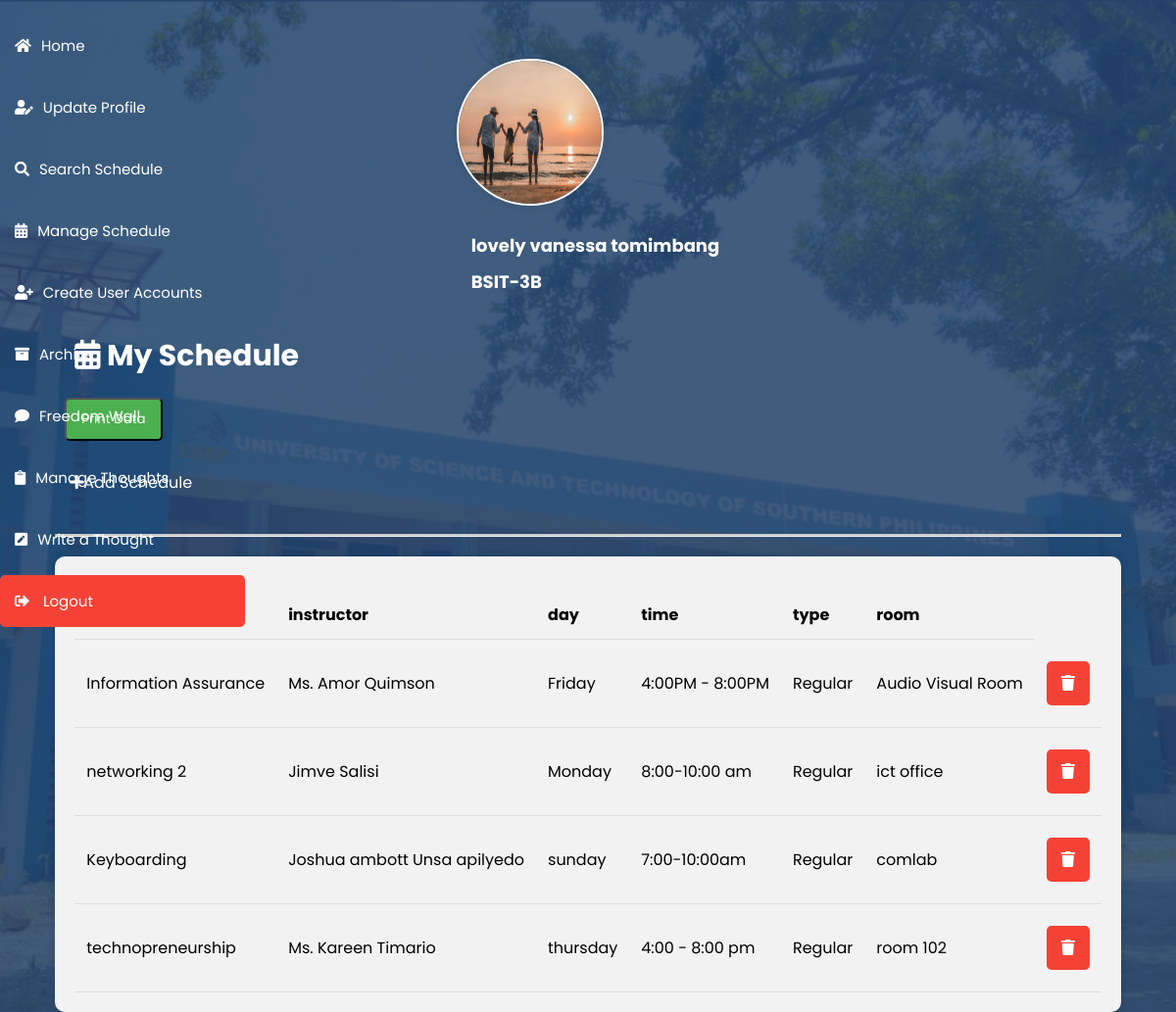
Screenshot of /home.php (signed in) with the database file from the repository.
### tables this page shows
CREATE TABLE `users` (
  `id` int(100) NOT NULL,
  `name` varchar(50) NOT NULL,
  `courseandyear` varchar(100) NOT NULL,
  `email` varchar(50) NOT NULL,
  `password` varchar(255) NOT NULL,
  `image` varchar(100) DEFAULT NULL,
  `role` varchar(20) NOT NULL DEFAULT 'user'
);

CREATE TABLE `user_sched` (
  `num` int(9) NOT NULL,
  `user_id` int(9) NOT NULL,
  `id` int(99) NOT NULL,
  `subject` varchar(99) NOT NULL,
  `instructor` varchar(99) NOT NULL,
  `day` varchar(99) NOT NULL,
  `time` varchar(99) NOT NULL,
  `type` varchar(99) NOT NULL,
  `room` varchar(99) NOT NULL
);

### home.php (the view, shortened to what this page needs)
<?php
include 'config.php';
$user_id = $_SESSION['user_id'];
$dataQuery = "SELECT * FROM user_sched WHERE user_id = '$user_id'";
$dataResult = mysqli_query($conn, $dataQuery);
$userQuery = "SELECT * FROM users WHERE id = '$user_id'";
$userResult = mysqli_query($conn, $userQuery);
$fetch = mysqli_fetch_assoc($userResult);
?>
<!DOCTYPE html>
<html lang="en">
<head>
   <link rel="stylesheet" href="https://cdnjs.cloudflare.com/ajax/libs/font-awesome/5.15.4/css/all.min.css">
<div class="sidebar">
    <a href="home.php" class="btn">
        <i class="fas fa-home"></i>
        <span class="link-name">Home</span>
    </a>
    <a href="update_profile.php" class="btn">
        <i class="fas fa-user-edit"></i>
        <span class="link-name">Update Profile</span>
    </a>
    <a href="searchschedadmin.php" class="btn">
        <i class="fas fa-search"></i>
        <span class="link-name">Search Schedule</span>
    </a>
    <a href="index.php" class="btn">
        <i class="fas fa-calendar-alt"></i>
        <span class="link-name">Manage Schedule</span>
    </a>
    <a href="register.php" class="btn">
        <i class="fas fa-user-plus"></i>
        <span class="link-name">Create User Accounts</span>
    </a>
    <a href="archive.php" class="btn">
        <i class="fas fa-archive"></i>
        <span class="link-name">Archive</span>
    </a>
    <a href="adminwallthots.php" class="btn">
      <i class="fas fa-comment"></i>
      <span class="link-name">Freedom Wall</span>
   </a>
    <a href="managethots.php" class="btn">
        <i class="fas fa-clipboard"></i>
        <span class="link-name">Manage Thoughts</span>
    </a>
    <a href="thots.php?user_id=<?php echo $user_id; ?>" class="btn">
        <i class="fas fa-pen-square"></i>
        <span class="link-name">Write a Thought</span>
    </a>
    <a href="home.php?logout=<?php echo $user_id; ?>" class="delete-btn">
        <i class="fas fa-sign-out-alt"></i>
        <span class="link-name">Logout</span>
    </a>
</div>
<body>
<div class="col-md-12">
<div class="profile-and-schedule">
   <div class="container">
      <div class="profile">
            <?php
               if ($fetch['image'] == '') {
                  echo '<img src="images/default-avatar.png">';
               } else {
                  echo '<img src="uploaded_img/'.$fetch['image'].'">';
               }
            ?>
            <h3><?php echo $fetch['name']; ?></h3>
            <h3><?php echo $fetch['courseandyear']; ?></h3>
         </div>
         <h2><i class="fas fa-calendar-alt"></i> My Schedule</h2>
      <button class="print-button" onclick="printData()">Print Data</button>
      <a href="index.php" class="btn"><i class="fas fa-plus"></i>Add Schedule</a>
<hr style="border-top: 2px solid #ccc; width: 100%; margin-top: 20px;">
      <div class="data-storage">
      <table>
         <thead>
            <tr>
               <?php
               $columnsQuery = mysqli_query($conn, "SHOW COLUMNS FROM user_sched");
               while ($column = mysqli_fetch_assoc($columnsQuery)) {
                  if ($column['Field'] != 'num' && $column['Field'] != 'user_id' && $column['Field'] != 'id') {
                     echo '<th>' . $column['Field'] . '</th>';
                  }
               }
               ?>
            </tr>
         </thead>
         <tbody>
            <?php
            while ($row = mysqli_fetch_assoc($dataResult)) {
               echo '<tr>';
               foreach ($row as $key => $value) {
                  if ($key != 'num' && $key != 'user_id' && $key != 'id') {
                     echo '<td>' . $value . '</td>';
                  }
               }
               echo '<td><a href="deletesched.php?id=' . $row['id'] . '" class="delete-btn"><i class="fas fa-trash"></i></a></td>';
               echo '</tr>';
            }
            ?>
         </tbody>
      </table>
      </div>
   </div>
</div>
</body>
</html>

### home.php (style rules this page uses)
* { margin: 0; padding: 0; box-sizing: border-box; font-family: "Poppins", sans-serif; }
body { display: flex; justify-content: center; align-items: center; min-height: 100vh; background: url(pics/ustp.png) no-repeat; background-size: cover; background-position: center; }
.sidebar { height: none; width: 250px; position: fixed; top: 0; left: 0; padding-top: none; }
.sidebar a { padding: 15px; text-decoration: none; font-size: 15px; color: WHITE; display: block; transition: 0.3s; }
.sidebar a i { margin-right: 10px; }
.btn { display: inline-block; padding: 10px 15px; margin: 10px 0; text-decoration: none; color: #fff; border-radius: 5px; transition: background-color 0.3s; }
.delete-btn { display: inline-block; padding: 10px 15px; margin: 10px 0; text-decoration: none; background-color: #f44336; color: #fff; border-radius: 5px; transition: background-color 0.3s; }
.container { display: flex; flex-direction: column; justify-content: left; margin-top: 20px; margin-left: auto; display: flex; flex-direction: column; align-items: flex-start; }
.profile { width: auto; margin: 0 auto; padding: 20px; border-radius: 10px; box-sizing: border-box; }
.profile h3 { margin-top: 10px; font-size: 18px; color: white; margin-left:15px; }
.profile img { width: 150px; height: 150px; border-radius: 50%; margin-bottom: 10px; border: 2px solid #fff; box-shadow: 0 0 10px rgba(0, 0, 0, 0.1); }
.data-storage { background-color: #f2f2f2; padding: 20px; border-radius: 10px; box-shadow: 0 0 10px rgba(0, 0, 0, 0.1); overflow-x: auto; }
.data-storage table { width: 100%; border-collapse: collapse; margin-top: 15px; }
.data-storage th, .data-storage td { padding: 12px; text-align: left; border-bottom: 1px solid #ddd; }
.data-storage th { background-color: #f2f2f2; }
.sidebar a:first-child { margin-top: 20px; }
.sidebar .btn { display: flex; align-items: center; padding: 15px; text-decoration: none; color: white; }
.profile-and-schedule { display: flex; flex-direction: column; align-items: center; justify-content: center; margin-top: 20px; }
.profile-and-schedule .profile { width: auto; margin: 0 auto; padding: 20px; border-radius: 10px; box-sizing: border-box; }
.profile-and-schedule .data-storage { background-color: #f2f2f2; padding: 20px; border-radius: 10px; box-shadow: 0 0 10px rgba(0, 0, 0, 0.1); overflow-x: auto; margin-top: 20px; }
h2 { font-size: 30px; color: white; margin-top: 20px; margin-bottom: 10px; margin-left:-550px; }
.print-button { display: inline-block; padding: 10px 15px; margin: 10px 0; text-decoration: none; background-color: #4caf50; color: #fff; border-radius: 5px; cursor: pointer; transition: background-color 0.3s; margin-left: 10px }
h2 { margin-left:20px; }

### rows the page displays
users: image (picture), name "lovely vanessa tomimbang", courseandyear "BSIT-3B"
user_sched: subject "Information Assurance", instructor "Ms. Amor Quimson", day "Friday", time "4:00PM - 8:00PM", type "Regular", room "Audio Visual Room"
user_sched: subject "networking 2", instructor "Jimve Salisi", day "Monday", time "8:00-10:00 am", type "Regular", room "ict office"
user_sched: subject "Keyboarding", instructor "Joshua ambott Unsa apilyedo", day "sunday", time "7:00-10:00am", type "Regular", room "comlab"
user_sched: subject "technopreneurship", instructor "Ms. Kareen Timario", day "thursday", time "4:00 - 8:00 pm", type "Regular", room "room 102"

### other values shown
$column['Field'] "instructor"
$column['Field'] "day"
$column['Field'] "time"
$column['Field'] "type"
$column['Field'] "room"
